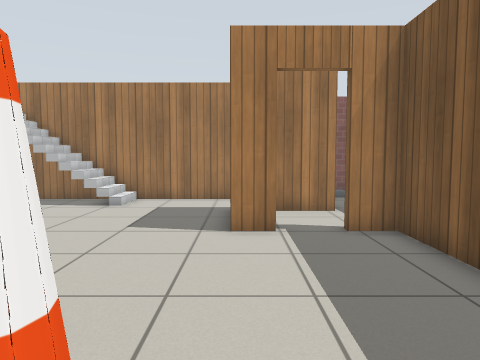
[1] (above)

24 first-person views from a walk through a robot-simulator world made for Gazebo. The camera is 0.94 m above the floor, tilts 4° down and sees 70° across. The floor is counted in squares, 0.5 m on a side. Each view is taken from the middle of a square. On the plan, view 1 faces up. The plan holds only what a view shows up to about 17 squares ahead; the rest is blank. The place goes on beyond the plan. Gazebo's built-in surfaces are drawn with simple patterns.

[2]
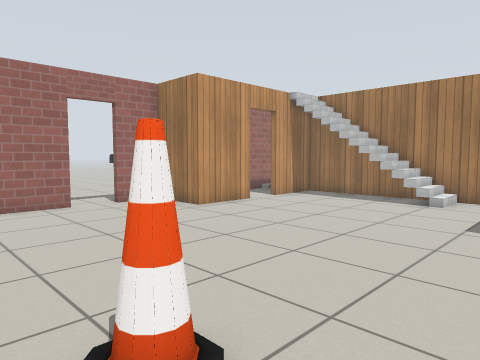

[3]
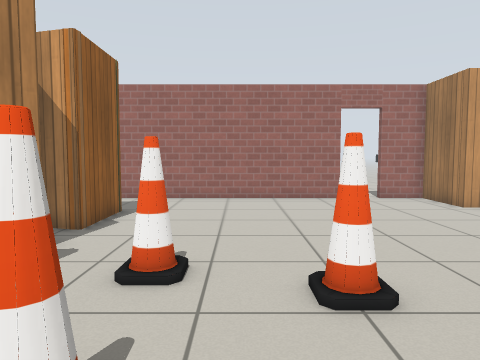

[4]
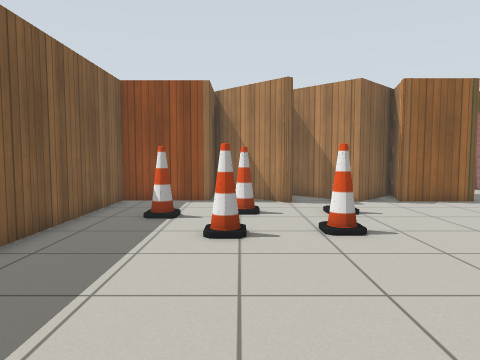

[5]
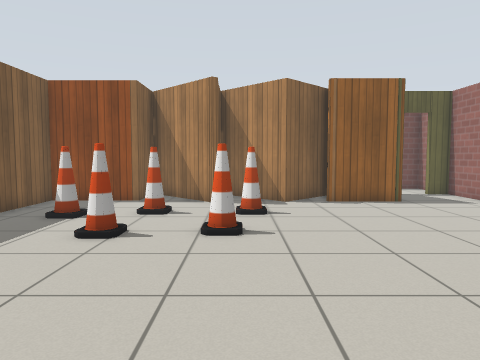

[6]
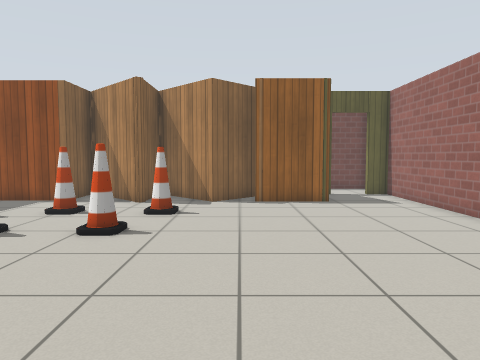

[7]
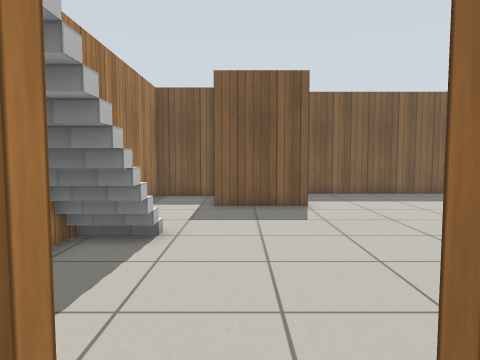

[8]
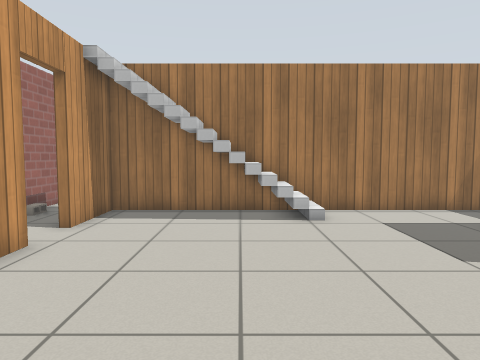

[9]
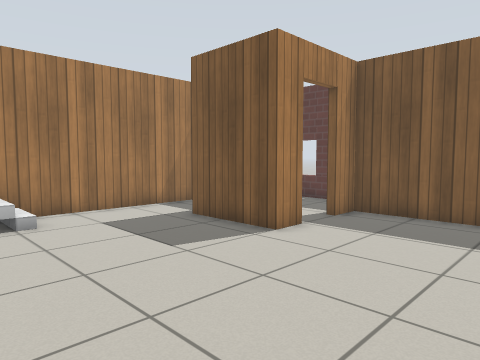

[10]
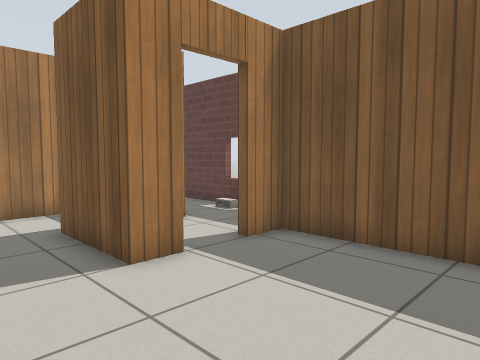

[11]
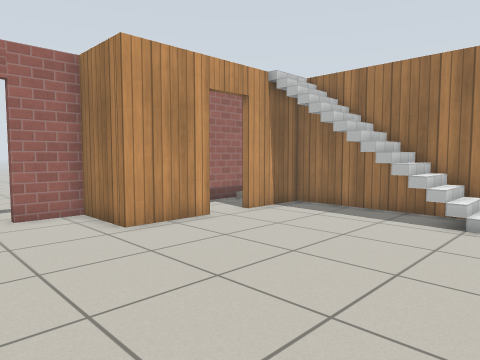

[12]
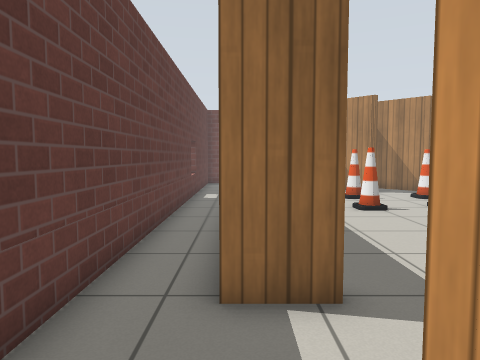

[13]
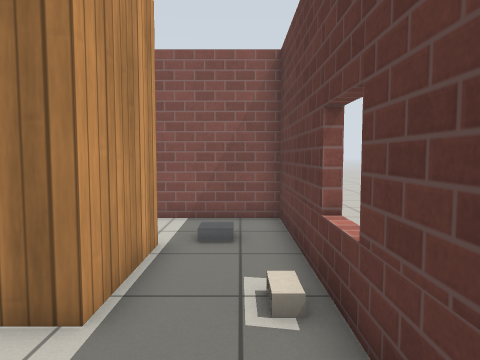

[14]
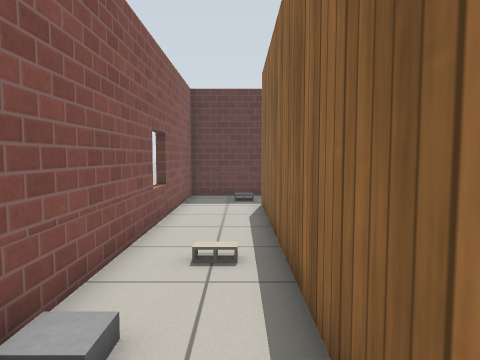

[15]
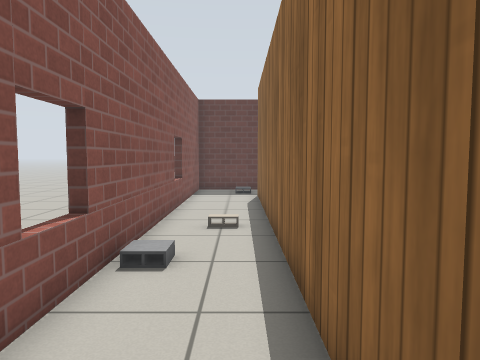

[16]
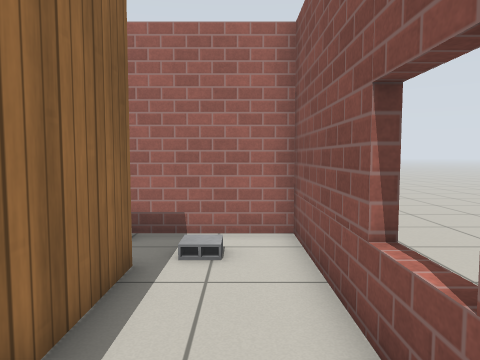

[17]
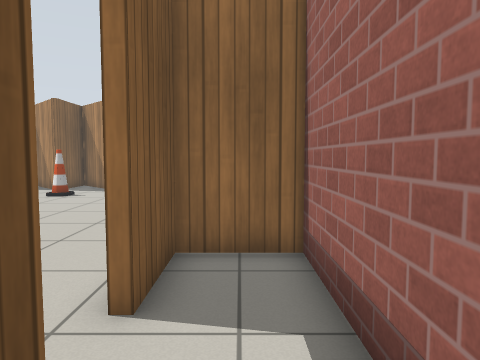

[18]
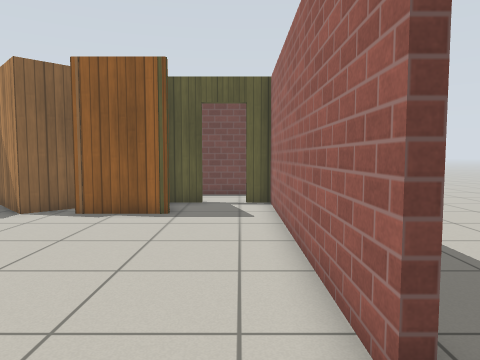

[19]
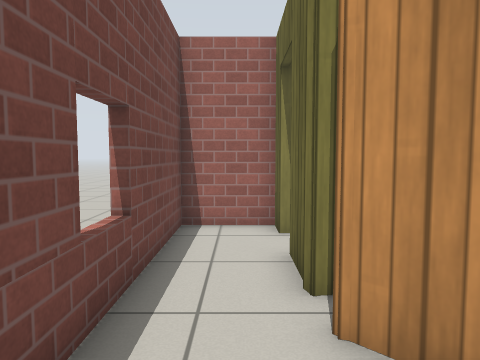

[20]
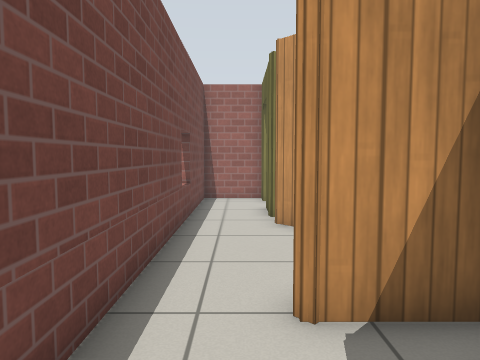

[21]
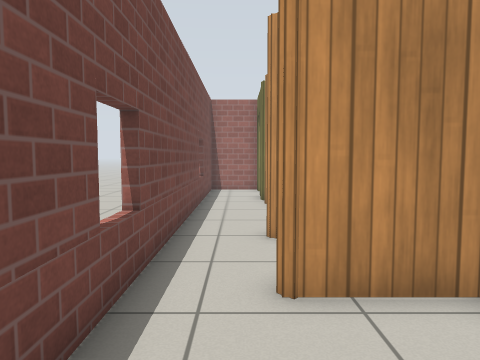

[22]
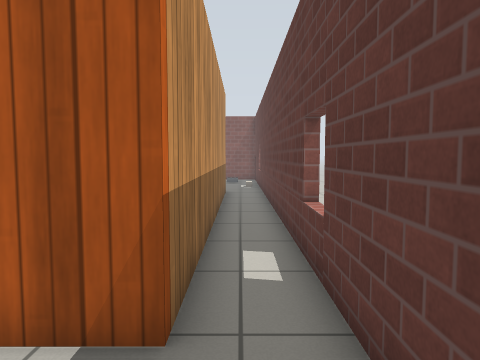

[23]
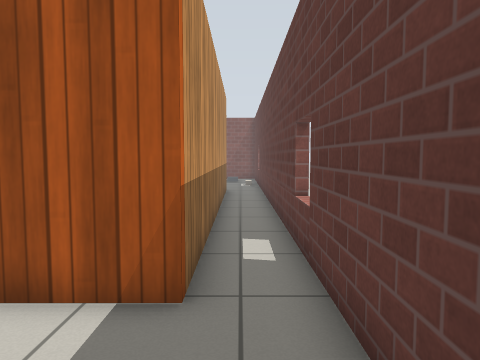

[24]
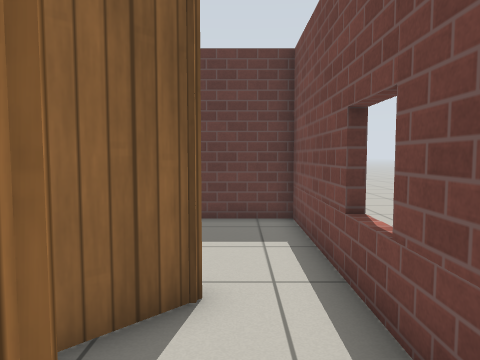

### Floor plan
Ten units are one square. View 1 is at (0, 0); x grows to the right and y downward. Boxes are objects, and circles mark ways between rooms. Rooms are numbered by the first view taken in them; rooms with no view inside come last. Other rooms are left out.
<svg viewBox="-147 -190 214 301">
<path fill="none" stroke="#000" d="M10 -85 -2 -85 -2 -120M-114 -101 -114 -72 -142 -72 -142 -53M-142 -34 -142 77 -133 77M-80 50 -76 51M-31 61 -31 46 -10 67M-108 51 -76 51M3 54 40 54 40 -85 27 -85M30 -121 30 -149 -114 -149 -114 -117M-82 73 -59 50 -31 78M-115 77 -101 77M27 -88 44 -88M62 -126 62 -183 -142 -183 -142 -75 -117 -75 -117 -101M-118 -152 33 -152 33 -117 11 -117M-117 -117 -117 -124M43 -72 43 57M62 56 62 -116M-76 71 -86 81M-31 78 -31 61M-94 76 -94 80 -115 80M-28 63 -28 84M-76 51 -82 73M3 79 3 54M6 87 -9 72M-133 80 -142 80 -142 106 5 106M43 57 19 57M6 58 6 87M5 106 62 106 62 56M-10 67 3 79"/>
<rect x="-115" y="-145" width="10" height="10" fill="#bbb"><title>stairs</title></rect>
<rect x="-45" y="15" width="10" height="10" fill="#bbb"><title>cone</title></rect>
<rect x="-45" y="-15" width="20" height="20" fill="#bbb"><title>cone</title></rect>
<rect x="-15" y="15" width="10" height="10" fill="#bbb"><title>cone</title></rect>
<rect x="-15" y="-15" width="10" height="10" fill="#bbb"><title>cone</title></rect>
<rect x="5" y="15" width="10" height="10" fill="#bbb"><title>cone</title></rect>
<rect x="-125" y="-165" width="10" height="10" fill="#bbb"><title>cinder block</title></rect>
<rect x="-75" y="-185" width="10" height="10" fill="#bbb"><title>cinder block</title></rect>
<rect x="-45" y="-165" width="10" height="10" fill="#bbb"><title>cinder block</title></rect>
<rect x="35" y="-165" width="10" height="10" fill="#bbb"><title>cinder block</title></rect>
<circle cx="-117" cy="-107" r="3" fill="#2a7"/>
<circle cx="15" cy="-90" r="3" fill="#2a7"/>
<circle cx="-125" cy="80" r="3" fill="#2a7"/>
<circle cx="50" cy="50" r="3" fill="#2a7"/>
<circle cx="10" cy="95" r="3" fill="#2a7"/>
<text x="-50" y="-40">1</text>
<text x="-20" y="-160">2</text>
<text x="-60" y="90">3</text>
<text x="30" y="80">4</text>
</svg>
Room 1 opens to room 2. Room 1 opens to room 3. Room 2 opens to room 4. Room 3 opens to room 4.

Where each view was taken, in squares from view 1:
view 1: 0 up, 0 right, facing up
view 2: 1 down, 1 left, facing up-left
view 3: 1 down, 1 right, facing left
view 4: 9 up, 1 left, facing down
view 5: 9 up, 4 left, facing down
view 6: 9 up, 7 left, facing down
view 7: 11 up, 13 left, facing right
view 8: 3 up, 7 left, facing up
view 9: 3 up, 7 left, facing up-right
view 10: 3 up, 3 left, facing up-right
view 11: 3 up, 3 left, facing up-left
view 12: 13 up, 4 right, facing down
view 13: 8 up, 5 right, facing up
view 14: 16 up, 10 left, facing right
view 15: 16 up, 13 left, facing right
view 16: 17 up, 6 left, facing left
view 17: 14 up, 13 left, facing down
view 18: 6 up, 13 left, facing down
view 19: 9 down, 5 left, facing left
view 20: 9 down, 1 right, facing left
view 21: 9 down, 5 right, facing left
view 22: 9 down, 5 right, facing up
view 23: 10 down, 5 right, facing up
view 24: 9 down, 4 left, facing right
